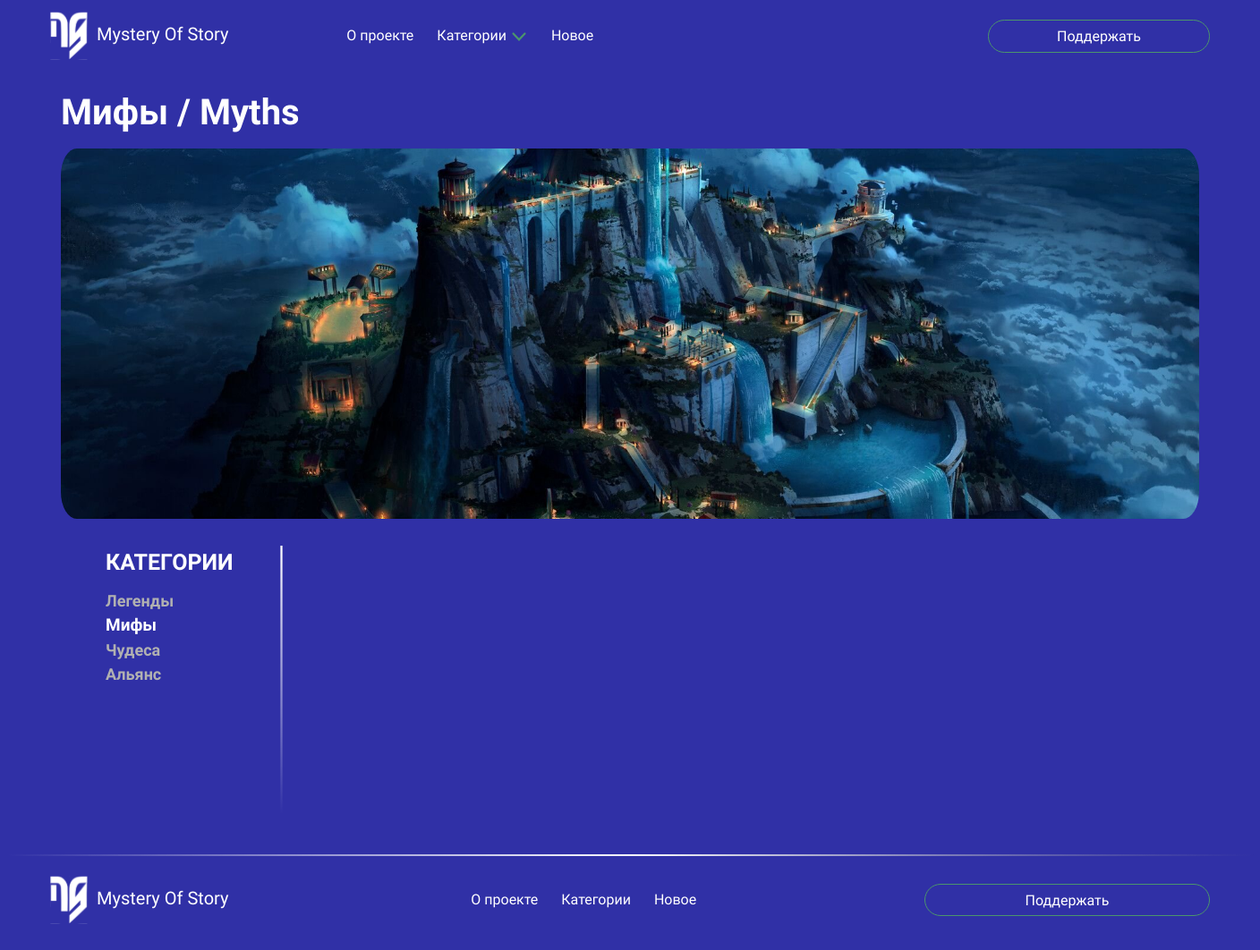
The app's page /articles/all_categories/2/, older data.
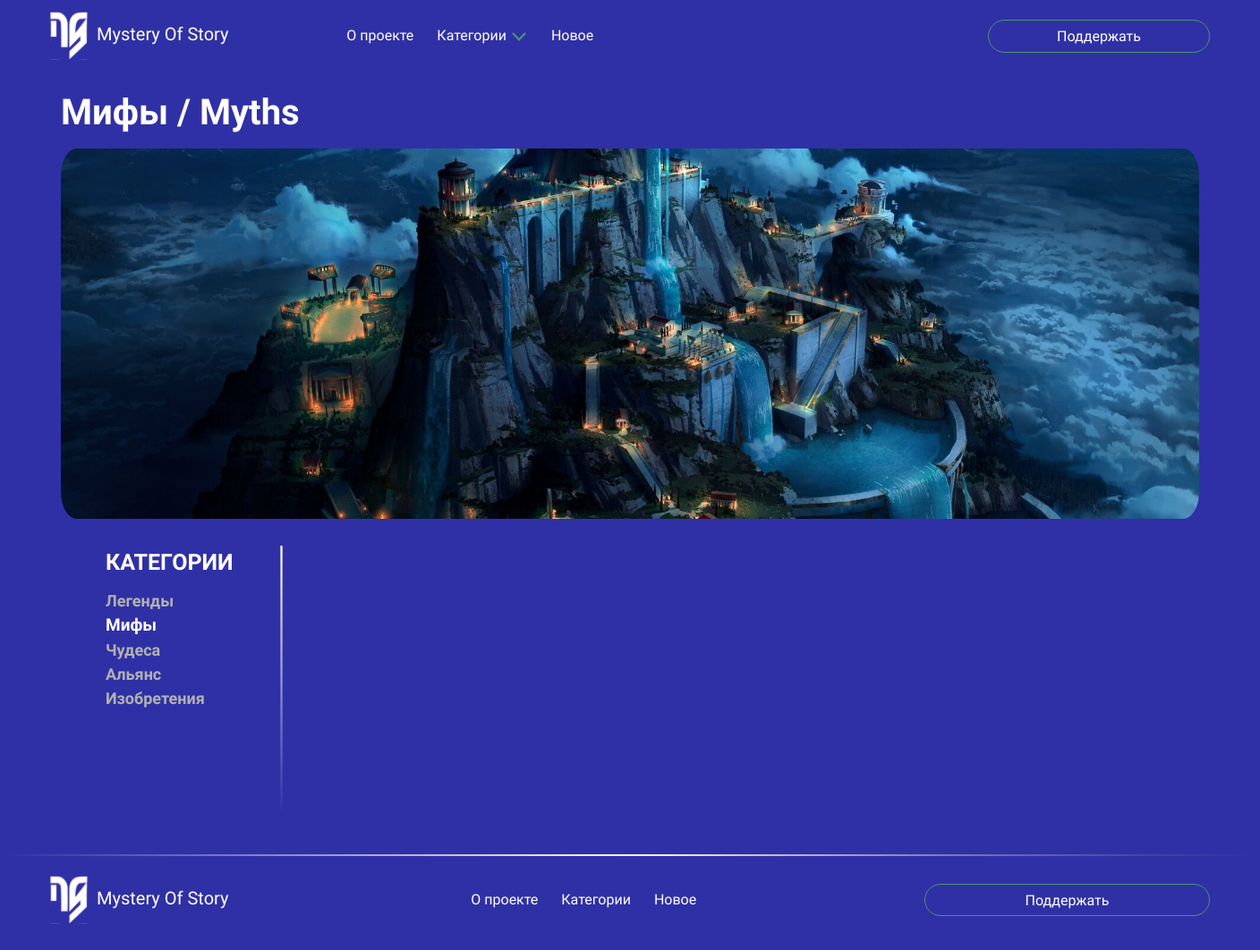
The same page, newer data.
### articles/models.py (models this page shows, shortened)
class ArticlesCategories(models.Model):
    articles_category_title = models.CharField(
        max_length=40,
        verbose_name='Категория',
    )
    articles_category_img = models.ImageField(
        upload_to='image/articles_category/',
        verbose_name='Титульная картинка категории',
    )
    articles_category_description = models.CharField(
        max_length=100,
        verbose_name='Описание',
        default='Описание категории',
    )
    created_at = models.DateField(
        auto_now_add=True,
        verbose_name='Дата публикации',
    )
    is_published = models.BooleanField(
        verbose_name='Опубликовать',
    )
    class Meta:
        verbose_name = 'Категория'
        verbose_name_plural = 'Категории'

### articles/views.py (the view)
# urls.py: path('all_categories/<int:id>/', views.all_categories, name='all_categories'),
def all_categories(request, id):
    categories = ArticlesCategories.objects.all()
    category = get_object_or_404(ArticlesCategories, pk=id)
    articles = Articles.objects.filter(category=category)
    paginator = Paginator(articles, 12)
    page = request.GET.get('page')
    try:
        articles = paginator.page(page)
    except PageNotAnInteger:
        articles = paginator.page(1)
    except EmptyPage:
        articles = paginator.page(paginator.num_pages)
    return render(request, 'articles/all_categories.html', {'articles': articles, 'category': category, 'categories': categories})

### articles/templatetags/custom_filters.py (called while the page is built)
@register.filter
def first_word(value):
    return value.split()[0]

### templates/articles/all_categories.html (shortened to what this page needs)
{% extends "base.html" %}
{% load static %}
{% load custom_filters %}
{% block content %}
<div class="container-all-categories-page">
    <div class="row justify-content-center">
        <div class="all-categories-img-card-container row">
            <p class="main-page-title" style="margin-bottom: 10px;">{{ category.articles_category_title }}</p>
            <img src="{{ category.articles_category_img.url }}" class="all-categories-img-card">
        </div>
        <div class="row all-articles">
            <div class="col-3 all-categories-with-articles">
                <nav class="navbar-all-articles">
                    <p class="category-title" style="margin-bottom: 10px;">КАТЕГОРИИ</p>
                    {% for category in categories %}
                        <nav class="nav nav-pills flex-column">
                            <a class="nav-link-all-articles {% if request.resolver_match.url_name == 'all_categories' and request.resolver_match.kwargs.id == category.id %}active{% endif %}" href="{% url 'articles:all_categories' category.id %}">{{ category.articles_category_title|first_word }}</a>
                        </nav>
                    {% endfor %}
                </nav>
                <img class="border-line" src="{% static 'img/border-line.svg' %}">
            </div>
            <div class="col-9">
            </div>
        </div>
    </div>
</div>
{% endblock %}

Row changes from the older to the newer data that the page shows:
added ArticlesCategories: articles_category_title|first_word "Изобретения"
